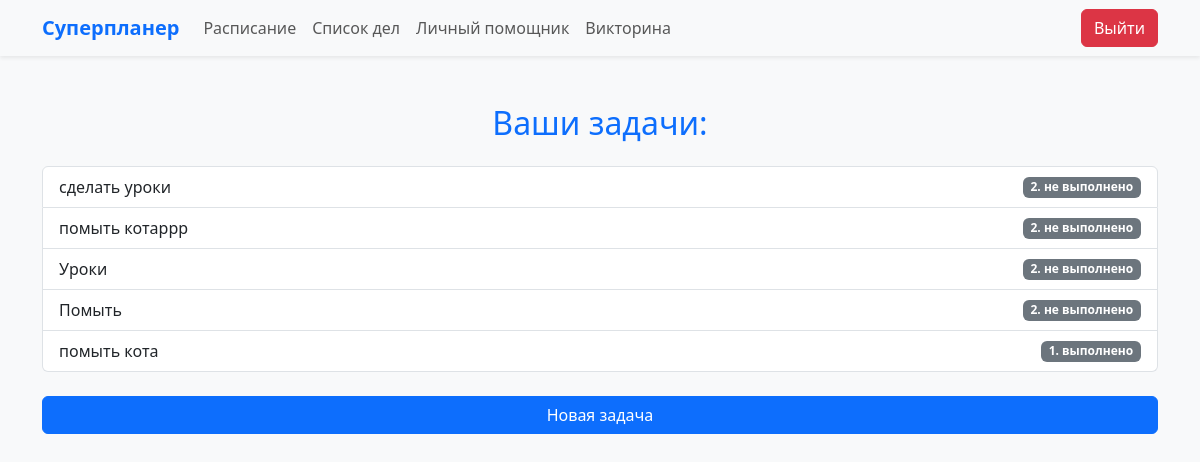
The page /todolist (signed in) on the database as committed earlier.
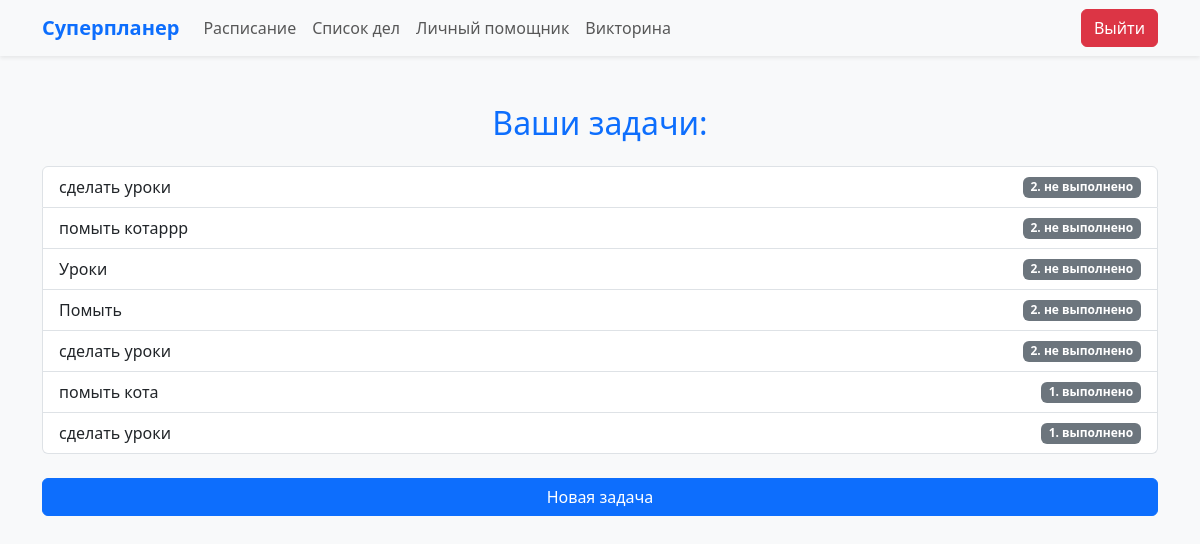
The same page on the database as committed later.
### mainapp/models.py (models this page shows, shortened)
class Task(models.Model):
    title = models.CharField(max_length=256)
    start_time = models.DateTimeField(blank=True, null=True)
    end_time = models.DateTimeField(blank=True, null=True)
    duration = models.DurationField(blank=True, null=True)
    description = models.TextField(blank=True, null=True)
    status = models.ForeignKey(Status, on_delete=models.CASCADE)
    user = models.ForeignKey(MyUser, on_delete=models.CASCADE)

class Status(models.Model):
    name = models.CharField(max_length=25)
    def __str__(self) -> str:
        return f"{self.id}. {self.name}"

### mainapp/views.py (the view)
# urls.py: path("todolist", todolist),
@login_required
def todolist(request):
    tasks = Task.objects.filter(user=request.user).order_by("-status_id")
    context = {"tasks": tasks, "form_add": TaskAddForm(), "form_edit": TaskEditForm()}
    return render(request, "mainapp/todolist.html", context)

### mainapp/templates/mainapp/todolist.html (shortened to what this page needs)
{% extends 'mainapp/base.html' %}
{% block content %}
<div class="container py-5">
  <h2 class="text-center text-primary mb-4">Ваши задачи:</h2>
  <div class="list-group mb-4">
    {% for task in tasks %}
    <div
      class="task_div list-group-item list-group-item-action d-flex justify-content-between align-items-center"
      id="{{task.id}}"
    >
      {{ task.title }}
      <span class="badge bg-secondary">{{ task.status }}</span>
    </div>
    {% endfor %}
  </div>
  <button
    id="add_task"
    class="btn btn-primary w-100 mb-3"
    data-bs-toggle="modal"
    data-bs-target="#addTaskModal"
  >
    Новая задача
  </button>
</div>
{% endblock %}

### mainapp/templates/mainapp/base.html (shortened to what this page needs)
<!DOCTYPE html>
<html lang="ru">
  <head>
    <link
      href="https://cdn.jsdelivr.net/npm/bootstrap@5.3.3/dist/css/bootstrap.min.css"
      rel="stylesheet"
    />
  </head>
  <body class="bg-light">
    <nav class="navbar navbar-expand-lg navbar-light bg-light shadow-sm">
      <div class="container">
        <a class="navbar-brand text-primary fw-bold" href="/">Суперпланер</a>
        <div class="collapse navbar-collapse" id="navbarNav">
          <ul class="navbar-nav me-auto">
            <li class="nav-item">
              <a class="nav-link" href="/schedule">Расписание</a>
            </li>
            <li class="nav-item">
              <a class="nav-link" href="/todolist">Список дел</a>
            </li>
            <li class="nav-item">
              <a class="nav-link" href="/assist">Личный помощник</a>
            </li>
            <li class="nav-item">
              <a class="nav-link" href="/quiz">Викторина</a>
            </li>
          </ul>
          {% if request.user.is_authenticated %}
          <a href="/logout" class="btn btn-danger">Выйти</a>
          {% endif %}
        </div>
      </div>
    </nav>
    {%block content%} {% endblock %}
  </body>
</html>

Rows that differ between the two databases and show on the page:
added Task: title "сделать уроки", status "2. не выполнено"
added Task: title "сделать уроки", status "1. выполнено"
